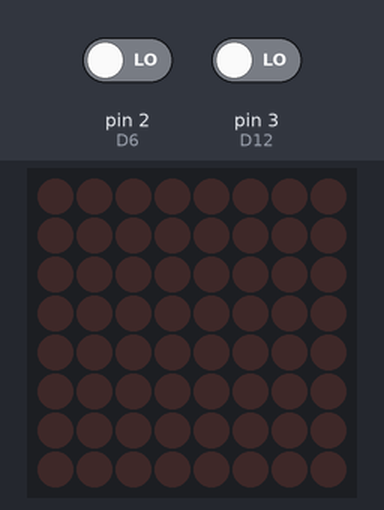
Bench run of a sketch on a simulated Arduino Uno, built with avr-gcc and run on an emulated ATmega328P. On the bench: 8×8 LED matrix. Inputs (shaded band) come from the test bench; at power-on: pin 3 (D12) LOW, pin 2 (D6) LOW. Random numbers use the default seed unless the sketch sets one.

Above: at 1.2 s.
1.3 s: pin 3 (D12) driven HIGH
At 2.41 s:
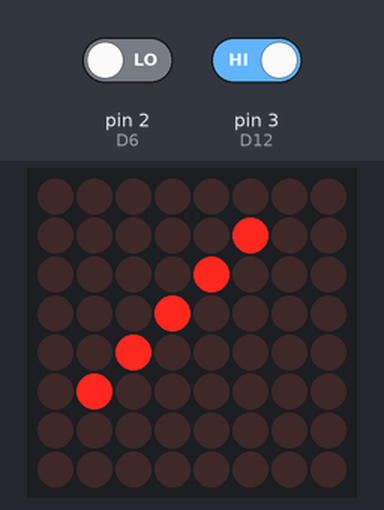
At 3.31 s:
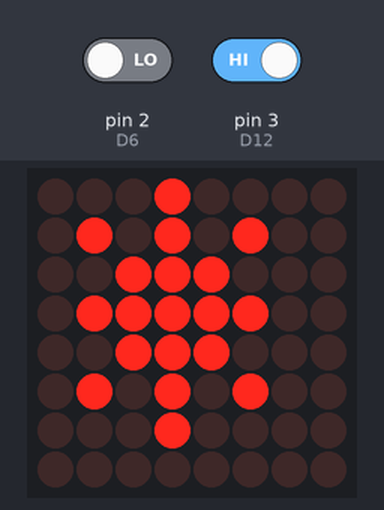
4.3 s: pin 2 (D6) driven HIGH
At 4.51 s:
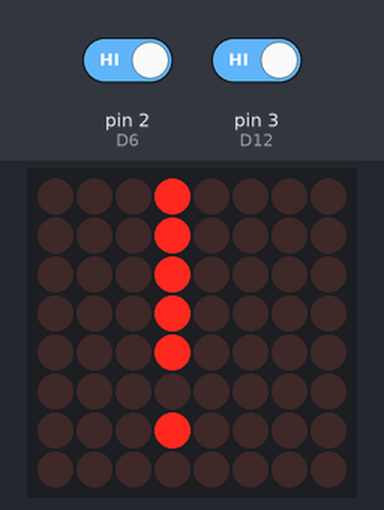

Measured:
- after the input at 1.3 s, the display: first changes at once (image 1 shows a later state)

The sketch:

8x8-led-matrix-dice.ino
```cpp
#include "LedControlMS.h"
#define NumMatrix 1       // Cuantas matrices vamos a usar

LedControl lc=LedControl(12,11,10, NumMatrix);  // Creamos una instancia de LedControl

void setup()
{
  pinMode(2,INPUT);//D6
  pinMode(3,INPUT);//D12
  for (int i=0; i< NumMatrix ; i++){
    lc.shutdown(i,false);    // Activar las matrices
    lc.setIntensity(i,1);    // Poner el brillo a un valor intermedio
    lc.clearDisplay(i);      // Y borrar todo
  }
}

void loop()
{
  if (digitalRead(2)==HIGH) {
    for (size_t i = 0; i < 15; i++) {
      int R = random(1,7);//7 excluyente
      lc.displayChar(0,R+30);
      delay(90);
    }
  }
  if (digitalRead(3)==HIGH) {
    for (size_t i = 0; i < 15; i++) {
      int R = random(1,14);//13 excluyente, la pos 0 coincide con 36
      lc.displayChar(0,R+36);
      delay(90);
    }
  }
}
```
